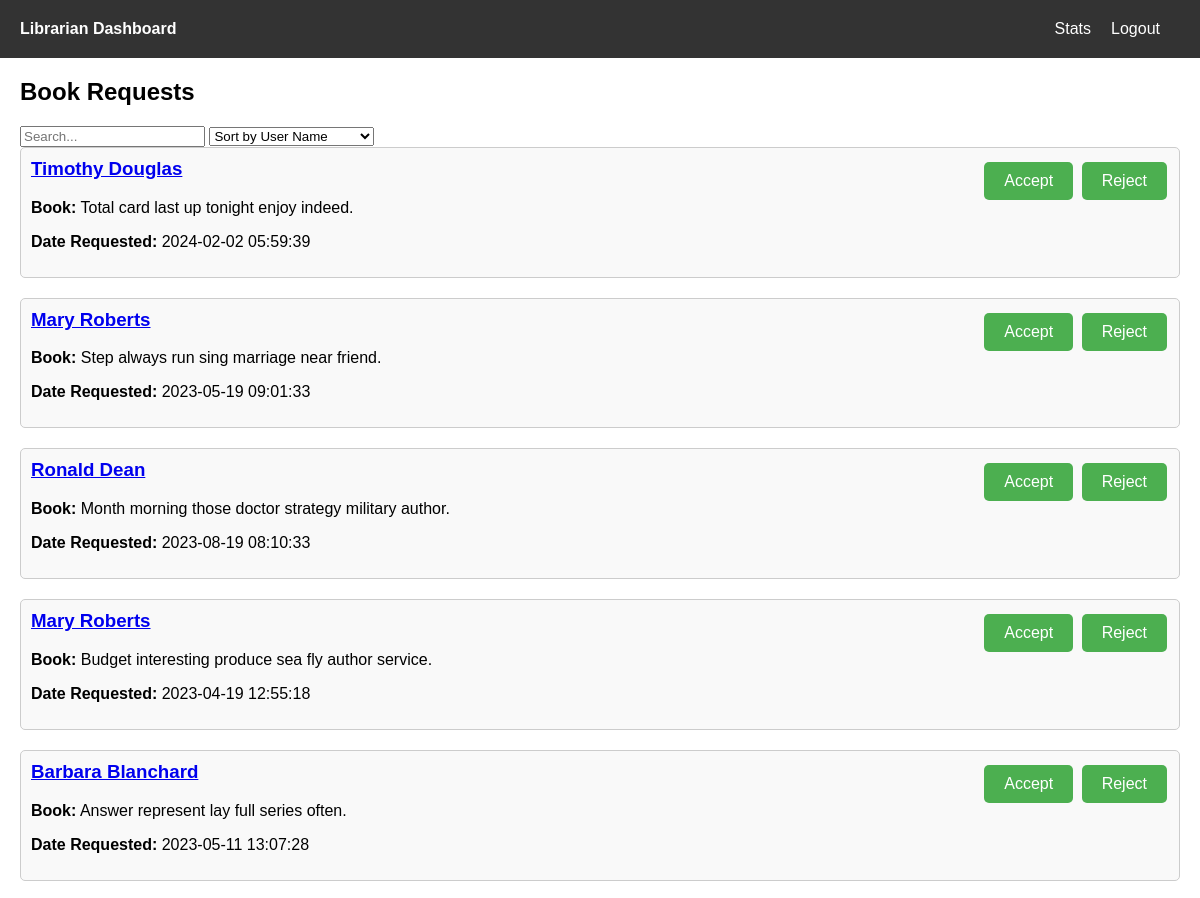
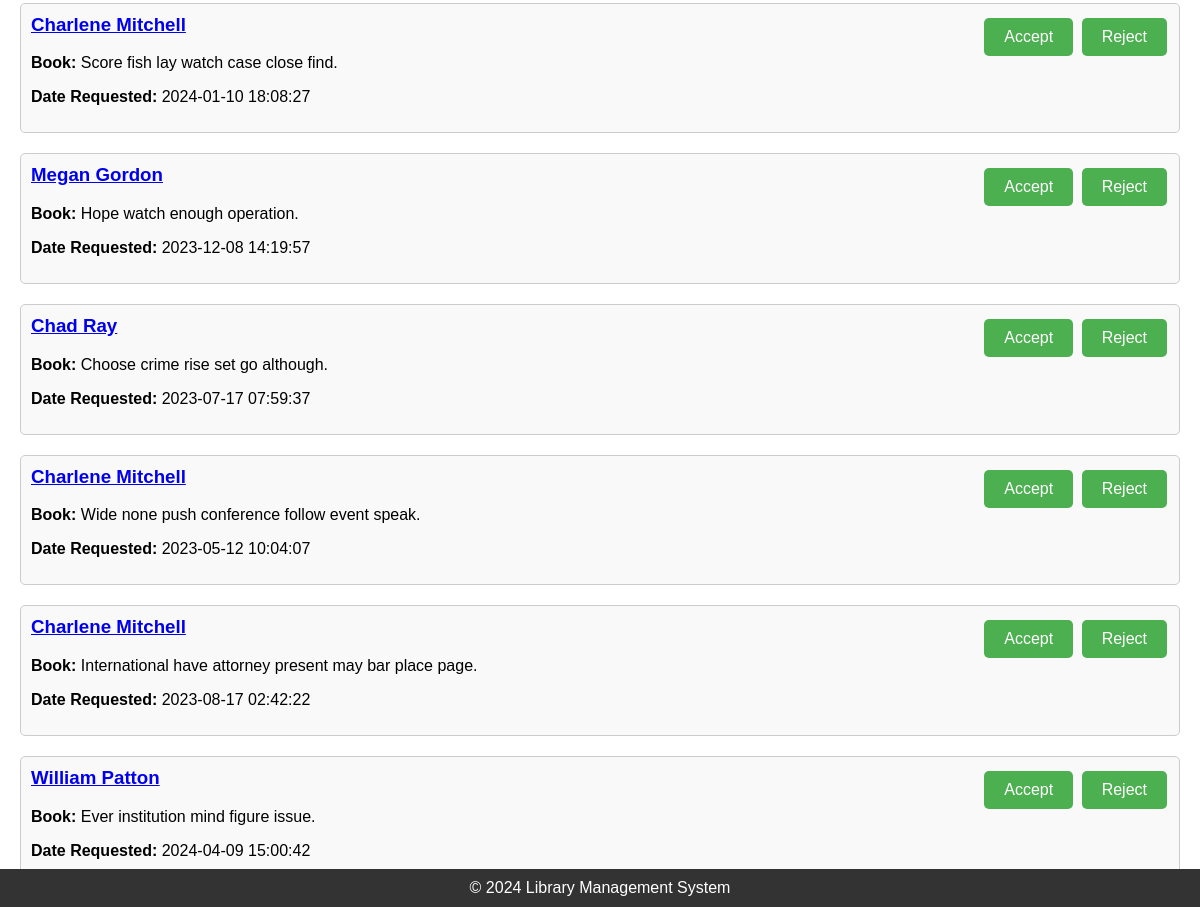
Page /librarian/book_requests on the committed database (2 pictures, top to bottom).
### application/models.py (models this page shows, shortened)
class Request(db.Model):
    id = db.Column(db.Integer, primary_key=True)
    user_id = db.Column(db.Integer, db.ForeignKey('user.id'), nullable=False)
    book_id = db.Column(db.Integer, db.ForeignKey('book.id'), nullable=False)
    request_date = db.Column(db.DateTime, nullable=False, default=db.func.current_timestamp())
    return_date = db.Column(db.DateTime, nullable=True)
    status = db.Column(db.String(20), nullable=False, default='requested')  # Request status: requested, approved, returned
    requested_duration = db.Column(db.Integer, nullable=False)  # Duration in days for which the book is requested
    user = relationship('User', back_populates='requests')
    book = relationship('Book', back_populates='requests')

class User(db.Model, UserMixin):
    id = db.Column(db.Integer, primary_key=True)
    name = db.Column(db.String(50), nullable=False)
    email = db.Column(db.String(100), nullable=False, unique=True)
    phone = db.Column(db.String(15), nullable=False, unique=True)
    password = db.Column(db.String(128), nullable=False)
    address = db.Column(db.String(255), nullable=True)
    gender = db.Column(db.String(10), nullable=True)
    role = db.Column(db.String(20), nullable=False, default="user")
    date_registered = db.Column(db.DateTime, nullable=False, default=db.func.current_timestamp())
    last_login = db.Column(db.DateTime, nullable=True)
    requests = relationship('Request', back_populates='user')
    feedbacks = relationship('Feedback', back_populates='user')
    allocated_books = relationship('Book', secondary=user_allocated_books_association, back_populates='users')

class Book(db.Model):
    id = db.Column(db.Integer, primary_key=True)
    title = db.Column(db.String(100), nullable=False)
    author = db.Column(db.String(100), nullable=False)
    isbn = db.Column(db.String(20), nullable=False, unique=True)
    section_id = db.Column(db.Integer, db.ForeignKey('section.id'), nullable=False)
    date_added = db.Column(db.DateTime, nullable=False, default=db.func.current_timestamp())
    image = db.Column(db.String(255), nullable=True)  # Image URL or file path
    pdf_link = db.Column(db.String(255), nullable=True)  # PDF link for the book
    price = db.Column(db.Float, nullable=True)  # Price of the e-book
    section = db.relationship('Section', back_populates='books')
    requests = db.relationship('Request', back_populates='book')
    users = db.relationship('User', secondary=user_allocated_books_association, backref='books', overlaps="allocated_books")  # Many-to-Many relationship with User model
    feedbacks = db.relationship('Feedback', back_populates='book')  # Relationship with Feedback model

### application/routes.py (the view)
@app.route('/librarian/book_requests')
def book_requests():
    requests = Request.query.all()
    return render_template('librarian/book_requests.html', requests=requests)

### templates/librarian/book_requests.html (shortened to what this page needs)
<!DOCTYPE html>
<html lang="en">
<head>
    <link rel="stylesheet" href="{{ url_for('static', filename='book_requests.css') }}">
    <link rel="stylesheet" href="{{ url_for('static', filename='librarian_nav.css') }}">
    <link rel="stylesheet" href="{{ url_for('static', filename='footer.css') }}">
</head>
<body>
    <header>
        <nav>
            <ul>
                <li><a href="{{ url_for('librarian_dashboard') }}" class="dashboard-link">Librarian Dashboard</a></li>
                <li class="navbar-right"><a href="{{ url_for('logout') }}">Logout</a></li>
                <li class="navbar-right"><a href="{{ url_for('librarian_statistics') }}">Stats</a></li>
            </ul>
        </nav>
    </header>
    <main>
        <section class="book-requests">
            <h2>Book Requests</h2>
            <div class="search-sort-filter">
                <input type="text" id="search-input" placeholder="Search...">
                <select id="sort-filter">
                    <option value="user-name">Sort by User Name</option>
                </select>
            </div>
            <div class="requests-container">
                {% for request in requests %}
                {% if request.status == 'requested' %}
                    <div class="request" id="request_{{ request.id }}">
                        <div class="request-details">
                            <h3><a href="#" onclick="showRequestDialog(event, '{{ request.user.name }}', '{{ request.book.title }}', '{{ request.request_date }}')">{{ request.user.name }}</a></h3>
                            <p><strong>Book:</strong> {{ request.book.title }}</p>
                            <p><strong>Date Requested:</strong> {{ request.request_date }}</p>
                        </div>
                        <div class="request-actions">
                            <button onclick="acceptRequest({{ request.id }})">Accept</button>
                            <button onclick="rejectRequest({{ request.id }})">Reject</button>
                        </div>
                    </div>
                {% endif %}
            {% endfor %}
            </div>
        </section>
    </main>
    <footer>
        <p>&copy; 2024 Library Management System</p>
    </footer>
</body>
</html>

### static/book_requests.css (style rules this page uses)
body { font-family: Arial, sans-serif; margin: 0; padding: 0; }
.book-requests { margin-top: 20px; margin-left: 20px; margin-right: 20px; }
.request { border: 1px solid #ccc; margin-bottom: 20px; padding: 10px; overflow: hidden; background-color: #f9f9f9; border-radius: 5px; }
.request-details { float: left; width: 70%; }
.request-details h3 { margin-top: 0; }
.request-actions { float: right; width: 30%; text-align: right; }
button { background-color: #4CAF50; border: none; color: white; padding: 10px 20px; text-align: center; text-decoration: none; display: inline-block; font-size: 16px; margin: 4px 2px; cursor: pointer; border-radius: 5px; }

### static/librarian_nav.css (style rules this page uses)
header { background-color: #333; color: #fff; padding: 20px; }
nav ul { list-style-type: none; margin: 0; padding: 0; }
nav ul li { display: inline; margin-right: 20px; }
nav ul li a { color: #fff; text-decoration: none; }
nav ul li a.dashboard-link { font-weight: bold; }
.navbar-right { float: right; }

### static/footer.css (style rules this page uses)
footer { background-color: #333; color: #fff; text-align: center; padding: 10px 0; position: fixed; bottom: 0; width: 100%; }
footer p { margin: 0; }

### rows in the picture
Request: user.name "Timothy Douglas", book "Total card last up tonight enjoy indeed.", request_date "2024-02-02 05:59:39"
Request: user.name "Mary Roberts", book "Step always run sing marriage near friend.", request_date "2023-05-19 09:01:33"
Request: user.name "Ronald Dean", book "Month morning those doctor strategy military author.", request_date "2023-08-19 08:10:33"
Request: user.name "Mary Roberts", book "Budget interesting produce sea fly author service.", request_date "2023-04-19 12:55:18"
Request: user.name "Barbara Blanchard", book "Answer represent lay full series often.", request_date "2023-05-11 13:07:28"
Request: user.name "Charlene Mitchell", book "Score fish lay watch case close find.", request_date "2024-01-10 18:08:27"
Request: user.name "Megan Gordon", book "Hope watch enough operation.", request_date "2023-12-08 14:19:57"
Request: user.name "Chad Ray", book "Choose crime rise set go although.", request_date "2023-07-17 07:59:37"
Request: user.name "Charlene Mitchell", book "Wide none push conference follow event speak.", request_date "2023-05-12 10:04:07"
Request: user.name "Charlene Mitchell", book "International have attorney present may bar place page.", request_date "2023-08-17 02:42:22"
Request: user.name "William Patton", book "Ever institution mind figure issue.", request_date "2024-04-09 15:00:42"
